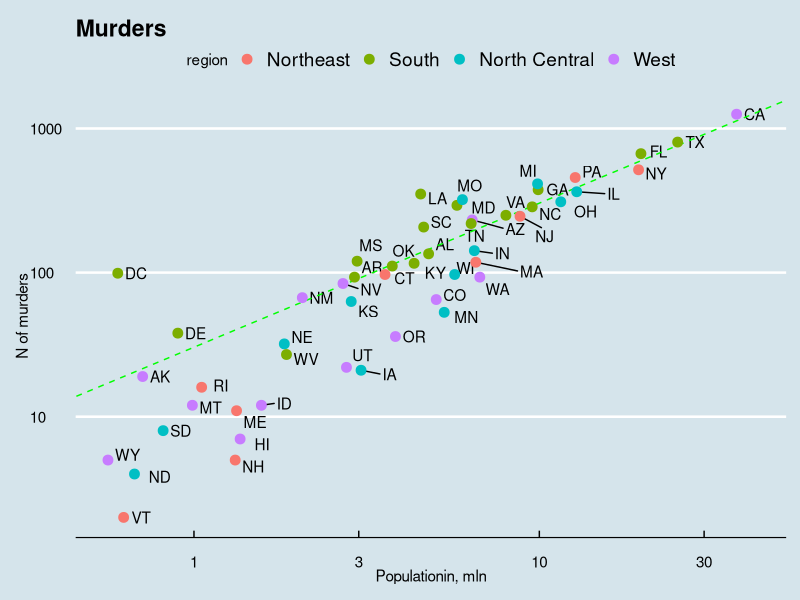
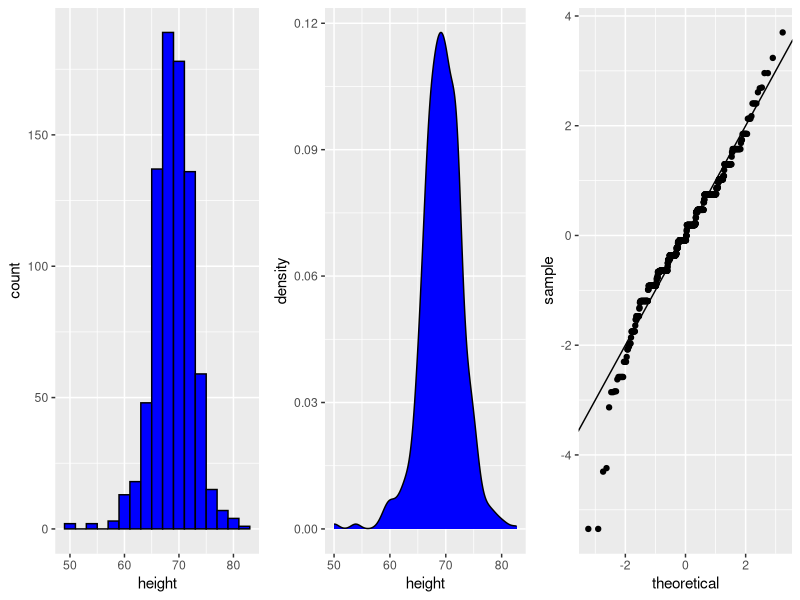
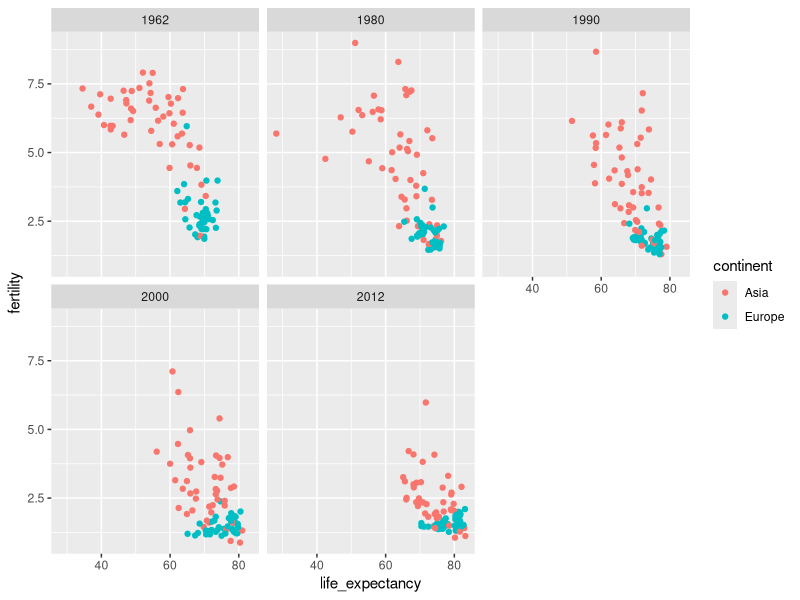
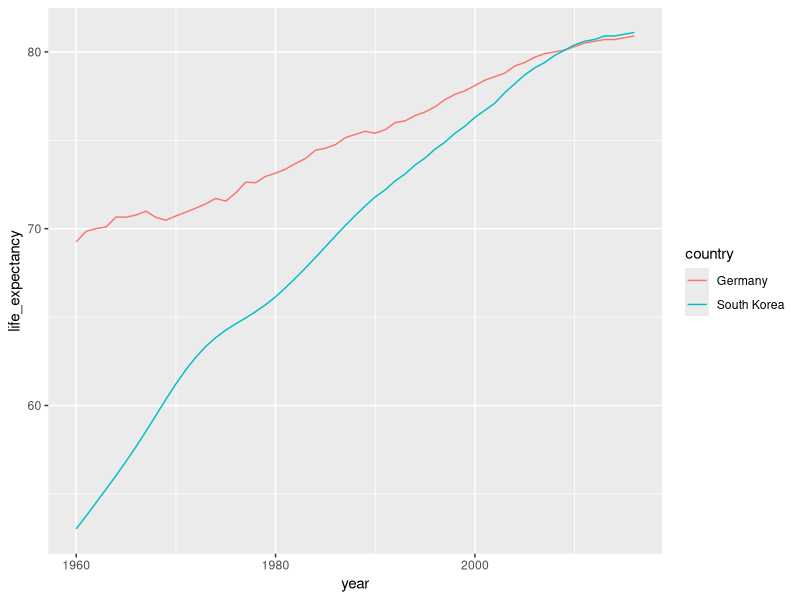
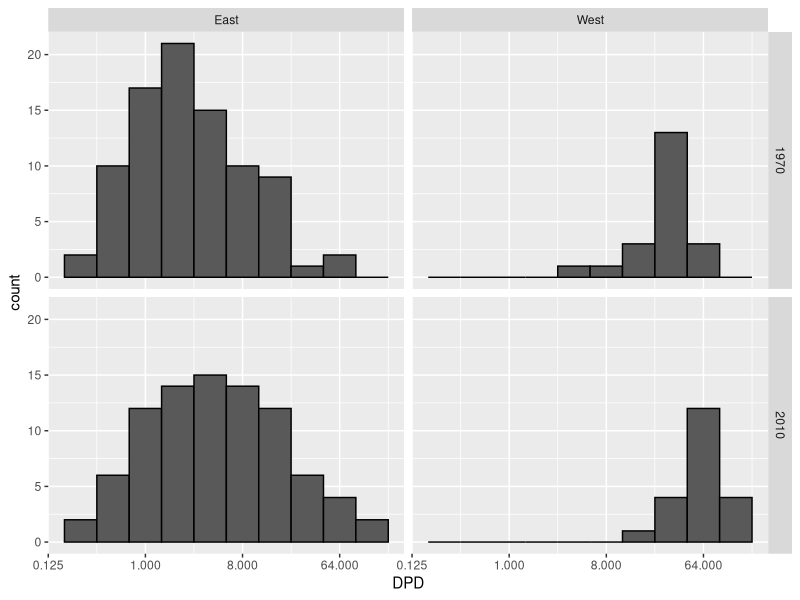
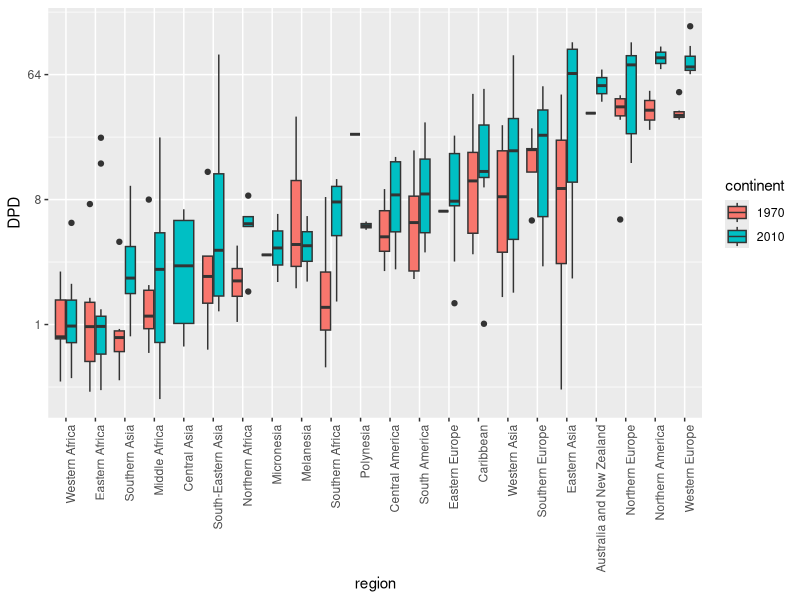
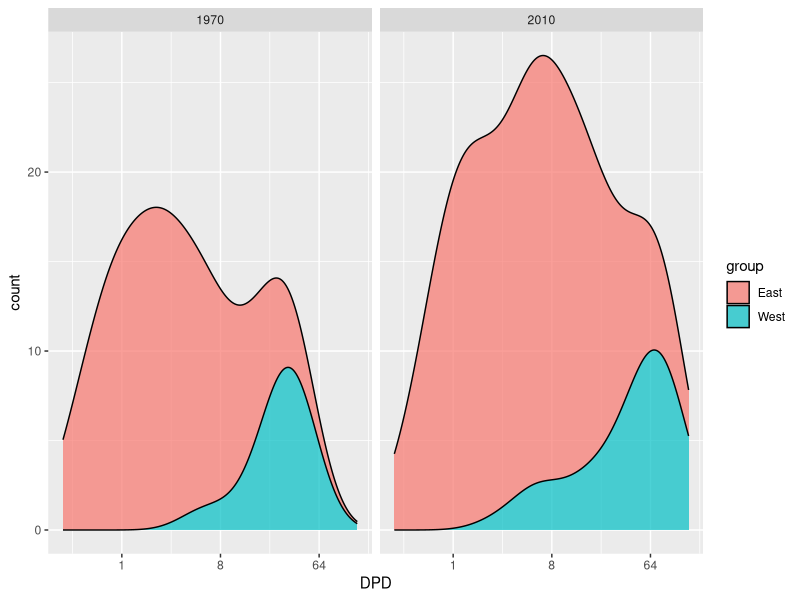
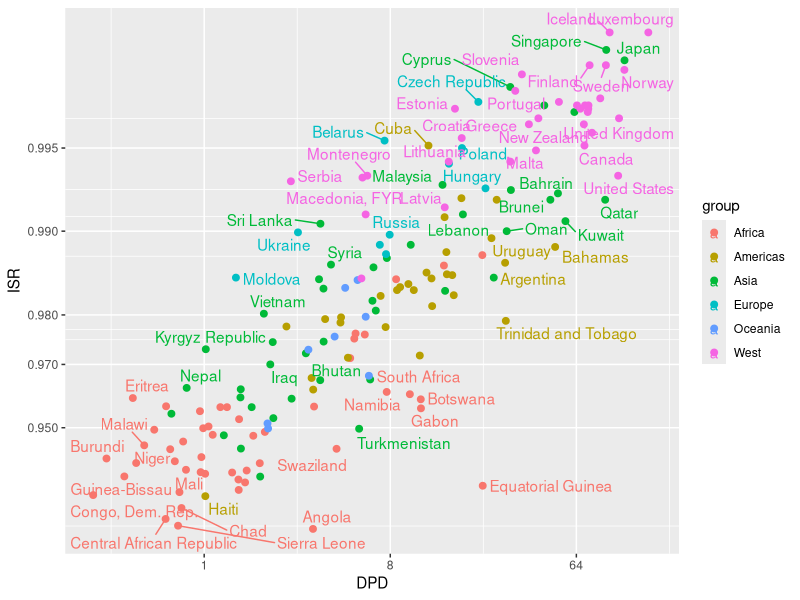

The R script that drew these images, in order: (Note: this script raises an error after producing the figures.)
par(mfrow = c(2,1))

library(tidyverse)
library(dslabs)

r=sum(murders$total)/sum(murders$population)*10^6;library(ggrepel); library(ggthemes);library(gridExtra)
murders%>%ggplot(aes(population/10^6,total,label = abb))+geom_text_repel(nudge_x = 0.05)+
  geom_abline(intercept = log10(r),lty=2,col="green")+geom_point(aes(col=region), size = 3)+
  scale_x_log10()+scale_y_log10()+xlab("Populationin, mln")+ylab("N of murders")+ggtitle("Murders")+theme_economist()

heights%>%filter(sex=="Male")%>% ggplot(aes(x=height))+geom_histogram(binwidth = 2, fill="blue", col="black")->p1
heights%>%filter(sex=="Male")%>% ggplot(aes(x=height))+geom_density(fill="blue")->p2
heights%>%filter(sex=="Male") %>% ggplot(aes(sample=scale(height)))+geom_qq()+geom_abline()->p3
grid.arrange(p1,p2,p3, ncol=3)

#facets
gapminder%>%filter(year %in% c (1962,2012, 1980,1990,2000) & continent %in% c("Europe", "Asia"))%>%
  ggplot(aes(life_expectancy,fertility,col=continent))+ geom_point()+facet_wrap(.~year)#facet_grid(continent~year)
#ts
gapminder%>%filter(country %in% c("South Korea","Germany"))%>% ggplot(aes(year,life_expectancy, col= country))+geom_line()
#transform
west<-c("Australia and New Zealand","Western Europe","Northern America", "Northern Europe","Southern Europe")
c1<-gapminder%>%mutate(DPD=gdp/population/365) %>%filter(year==1970&!is.na(DPD))%>%.$country
c2<-gapminder%>%mutate(DPD=gdp/population/365) %>%filter(year==2010&!is.na(DPD))%>%.$country
c<-intersect(c1,c2)
gapminder%>%mutate(DPD=gdp/population/365)%>%filter(year%in%c(1970,2010)&!is.na(DPD)&country%in%c)%>%
    mutate(group=ifelse(region %in% west, "West","East"))%>% ggplot(aes(DPD))+geom_histogram(col="black",binwidth = 1)+
    scale_x_continuous(trans = "log2")+facet_grid(year~group)

gapminder%>%mutate(DPD=gdp/population/365) %>%filter(year%in%c(1970,2010)&!is.na(DPD))%>%
    mutate(region=reorder(region, DPD, FUN = median))%>%ggplot(aes(region,DPD, fill=continent))+
    geom_boxplot(aes(fill=factor(year)))+ theme(axis.text.x = element_text(angle = 90,hjust = 1))+
    scale_y_continuous(trans = "log2")

gapminder%>%mutate(DPD=gdp/population/365)%>%filter(year%in%c(1970,2010)&!is.na(DPD))%>%
  mutate(group=ifelse(region %in% west, "West","East"))%>%ggplot(aes(DPD, y = ..count..,fill=group))+
  geom_density(alpha=0.7, bw=0.75, position = "stack")+scale_x_continuous(trans = "log2")+facet_grid(.~year)
# y = ..count.. for each plot proportional N of counties; group_by(year)%>%mutate(weight=population/sum(population))%>%ungroup()...aes(weight=weight)

gapminder%>%mutate(group=ifelse(region %in% west, "West", as.character(continent) ))%>% 
    filter(year%in%2010&!is.na(gdp)&!is.na(group)&!is.na(infant_mortality))%>%  group_by(group,country)%>% 
    summarise(DPD=sum(gdp)/sum(population)/365,ISR=1-sum(infant_mortality/1000*population)/sum(population))%>%
    ggplot(aes(DPD,ISR,col=group,label=country))+geom_point(size=2)+geom_text_repel(nudge_x = 0.05)+
    scale_x_continuous(trans = "log2")+scale_y_continuous(trans = "logit",breaks = c(0.95,0.99,0.995,0.97,0.98))

#basic ps
par(mfrow=c(1,3))

with(airquality, plot(Wind, Ozone, main = "Ozone and Wind in New York City", type = "n"))
with(subset(airquality, Month == 5), points(Wind, Ozone, col = "blue"))
with(subset(airquality, Month != 5), points(Wind, Ozone, col = "red"))
legend("topright", pch = 1, col = c("blue", "red"), legend = c("May", "Other Months"))#lty ws pch for lines

with(airquality, plot(Wind, Ozone, main = "Ozone and Wind in New York City", pch = 20))
model <- lm(Ozone ~ Wind, airquality)
abline(model, lwd = 2)

with(airquality, plot(Temp, Ozone))
with(airquality, lines(loess.smooth(Temp, Ozone)))

#lattice
library(lattice)
xyplot(Ozone~Wind | Month ,data = airquality, layout = c(5,1))
xyplot(Ozone~Wind | Month ,data = airquality, layout = c(5,1),
       panel = function(x, y) {
           panel.xyplot(x, y)
           panel.loess(x, y, col = "black")
           panel.lmline(x, y, col = "red")
       })

xyplot(price~carat | color*cut, data = diamonds, strip = FALSE, pch=20, xlab = myxlab, ylab = myylab, main = mymain)
